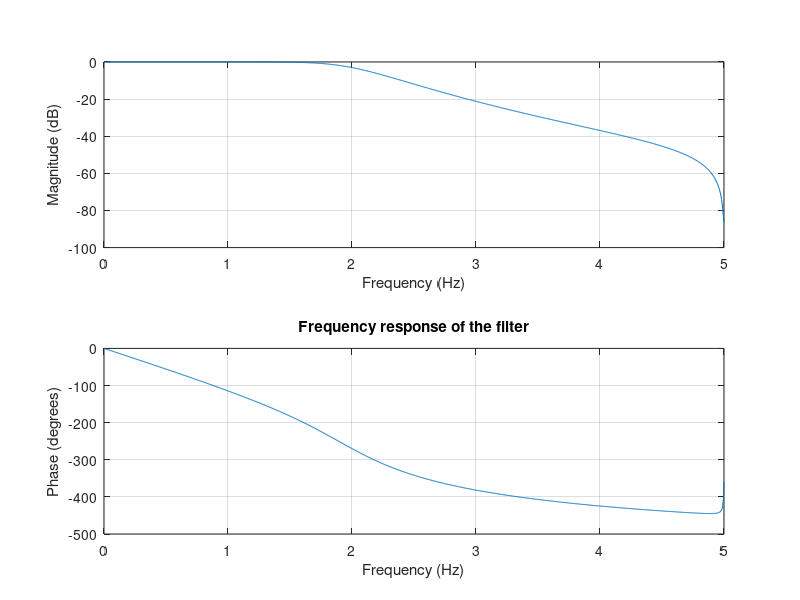

The MATLAB script that drew this image:
clc;
clear all;
close all;
N = 2;
f = 2;
fs = 10;

[b,a] = butter(6,2*pi*f,'s'); %using 'butter' function to create an analog filter
[bz,az] = impinvar(b,a,fs);  %using 'impinvar' function to obtain a digital filter from the analog filter. 

freqz(bz,az,1024,fs);
title('Frequency response of the filter');

